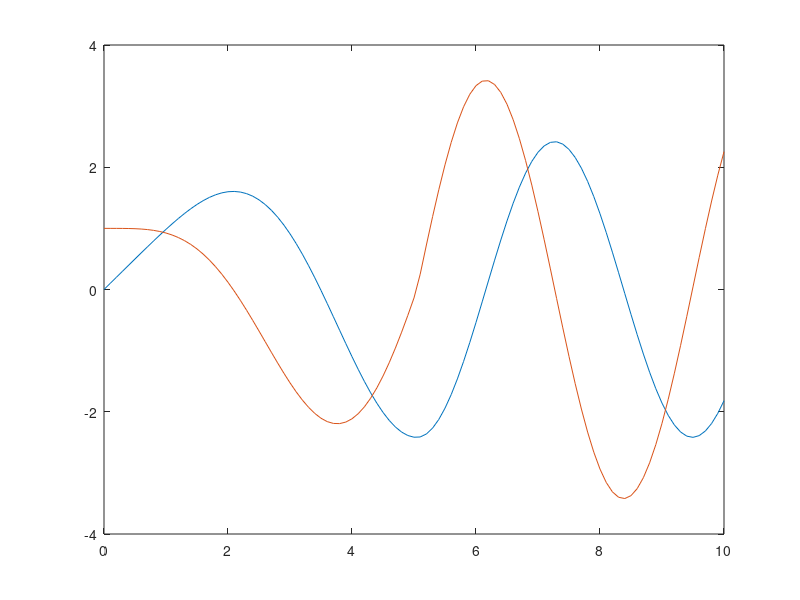

The MATLAB source for this figure:
clear;

cost = 1;
mass = 0.5;

% matrici
A = [0, 1; -cost/mass, 0];
B = [0; 1/mass];
C = [1, 0];
D = 0;

% modello
modello = ss(A, B, C, D);

tt = 0:0.1:10; % intervallo temporale

x0 = [0, 1]; % stato iniziale

% input
per = 0:0.1:5; % periodo 5 secondi
usin = @(t) [sin(t)]; % input primi 5 secondi
uu = [usin(per), zeros(1, length(per) - 1)]; % input

[y, t, x] = lsim(modello, uu, tt, x0); % sim

figure
plot(t, x)